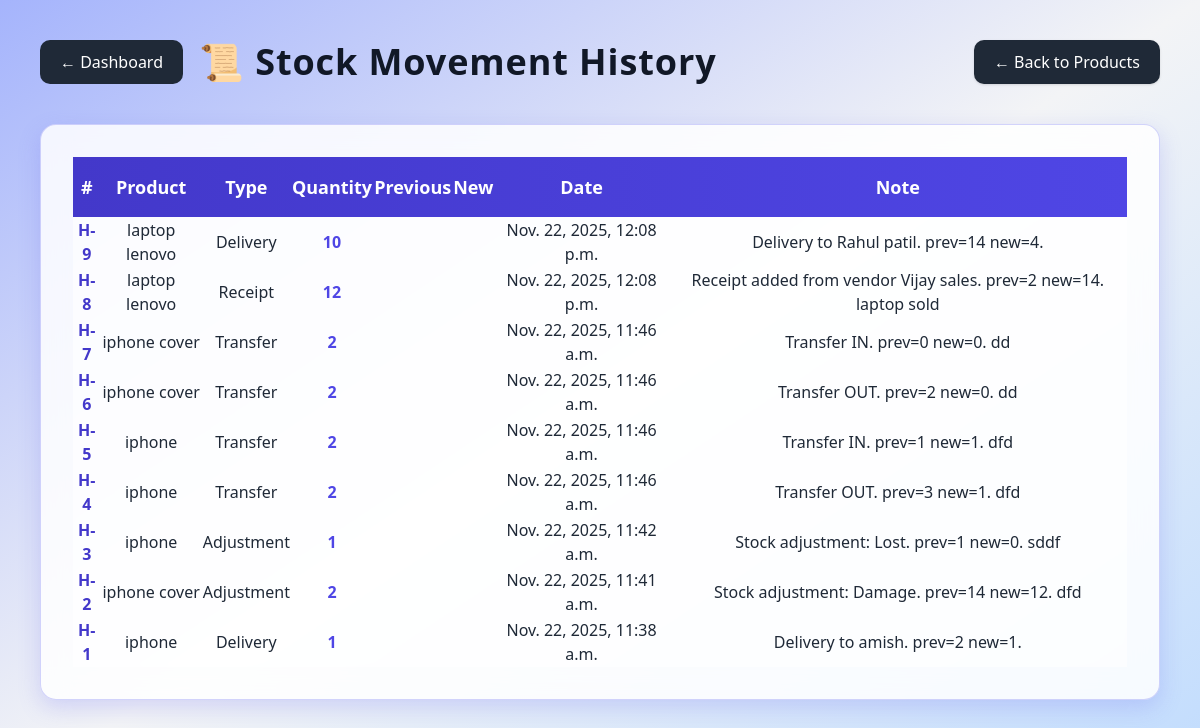
The app's page /products/history/, older data.
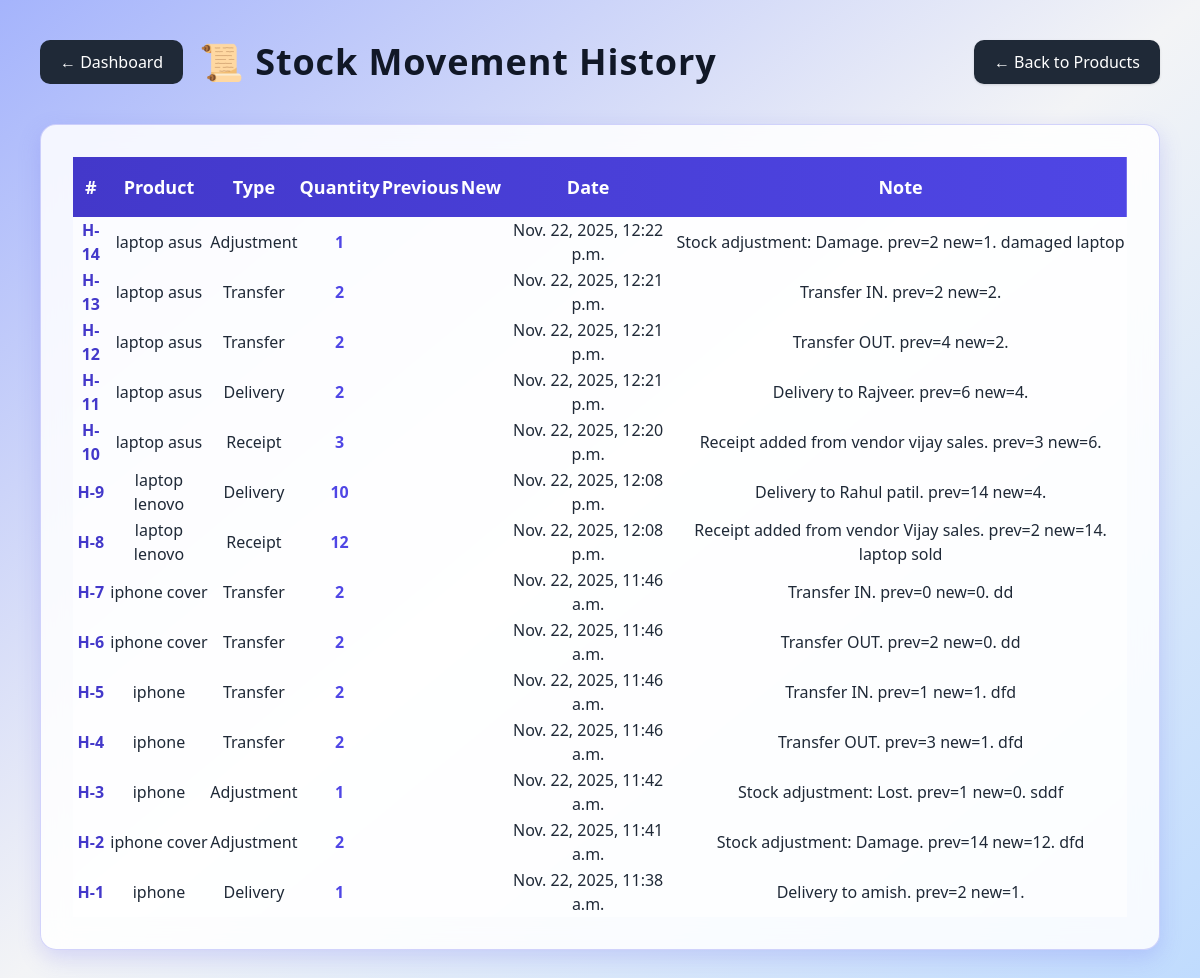
The same page, newer data.
### products/models.py (models this page shows, shortened)
class MovementHistory(models.Model):
    MOVEMENT_TYPES = [
        ("Receipt", "Receipt"),
        ("Delivery", "Delivery"),
        ("Adjustment", "Adjustment"),
        ("Transfer", "Transfer"),
    ]
    product = models.ForeignKey(Product, on_delete=models.CASCADE)
    movement_type = models.CharField(max_length=20, choices=MOVEMENT_TYPES)
    quantity = models.IntegerField()
    source = models.CharField(max_length=100, blank=True, null=True)
    destination = models.CharField(max_length=100, blank=True, null=True)
    note = models.TextField(blank=True, null=True)
    date = models.DateTimeField(default=timezone.now)

class Product(models.Model):
    name = models.CharField(max_length=200)
    sku = models.CharField(max_length=100)
    category = models.CharField(max_length=100)
    unit = models.CharField(max_length=50)
    stock = models.IntegerField()
    description = models.TextField(blank=True, null=True)
    reorder_level = models.IntegerField(default=0)

### products/views.py (the view)
# urls.py: path('history/', views.movement_history, name='movement_history'),
def movement_history(request):
    history = MovementHistory.objects.all().order_by('-date')
    return render(request, "products/move_history.html", {"history": history})

### templates/products/move_history.html (shortened to what this page needs)
<!DOCTYPE html>
<html lang="en">
<head>
    <script src="https://cdn.tailwindcss.com"></script>
</head>
<body class="bg-gradient-to-br from-indigo-300 via-gray-100 to-blue-200 min-h-screen p-10">
    <div class="flex justify-between items-center mb-10">
        <div class="flex items-center">
            {% if request.user.is_authenticated %}
            <a href="{% url 'dashboard' %}" class="btn-back mr-4">← Dashboard</a>
            {% else %}
            <a href="{% url 'login' %}?next={% url 'dashboard' %}" class="btn-back mr-4">← Dashboard</a>
            {% endif %}
            <h1 class="text-4xl font-extrabold text-gray-900 tracking-wide">
                📜 Stock Movement History
            </h1>
        </div>
        <a href="{% url 'products:product_list' %}" class="btn-back shadow">
            ← Back to Products
        </a>
    </div>
    <div class="max-w-6xl mx-auto glass-card p-8 overflow-x-auto">
        <table class="w-full text-center text-gray-800">
            <thead class="text-lg table-head rounded-md">
                <tr>
                    <th class="py-4">#</th>
                    <th>Product</th>
                    <th>Type</th>
                    <th>Quantity</th>
                    <th>Previous</th>
                    <th>New</th>
                    <th>Date</th>
                    <th>Note</th>
                </tr>
            </thead>
            <tbody>
                {% for m in history %}
                <tr class="row-hover bg-white/60 rounded-xl">
                    <td class="font-semibold text-indigo-700">H-{{ m.id }}</td>
                    <td>{{ m.product.name }}</td>
                    <td>{{ m.movement_type }}</td>
                    <td class="font-bold text-indigo-600">{{ m.quantity }}</td>
                    <td>{{ m.previous_stock }}</td>
                    <td class="font-bold">{{ m.new_stock }}</td>
                    <td>{{ m.date }}</td>
                    <td>{{ m.note|default:"—" }}</td>
                </tr>
                {% endfor %}
            </tbody>
        </table>
    </div>
</body>
</html>

### templates/products/move_history.html (style rules this page uses)
body { animation: fadeIn .6s ease-out; }
.glass-card { background: rgba(255, 255, 255, .85); backdrop-filter: blur(14px); border-radius: 16px; border: 1px solid rgba(99, 102, 241, 0.28); box-shadow: 0 8px 22px rgba(99, 102, 241, 0.22); transition: .25s ease; }
.row-hover { transition: .25s ease; }
.table-head { background: linear-gradient(90deg, #4338ca, #4f46e5); color: white; }
.btn-back { background: #1f2937; padding: 10px 20px; color: white; border-radius: 10px; transition: .25s ease; }

Row changes from the older to the newer data that the page shows:
added MovementHistory: id "14", product.name "laptop asus", movement_type "Adjustment", quantity "1", date "Nov. 22, 2025, 12:22 p.m.", note "Stock adjustment: Damage. prev=2 new=1. damaged laptop"
added MovementHistory: id "13", product.name "laptop asus", movement_type "Transfer", quantity "2", date "Nov. 22, 2025, 12:21 p.m.", note "Transfer IN. prev=2 new=2."
added MovementHistory: id "12", product.name "laptop asus", movement_type "Transfer", quantity "2", date "Nov. 22, 2025, 12:21 p.m.", note "Transfer OUT. prev=4 new=2."
added MovementHistory: id "11", product.name "laptop asus", movement_type "Delivery", quantity "2", date "Nov. 22, 2025, 12:21 p.m.", note "Delivery to Rajveer. prev=6 new=4."
added MovementHistory: id "10", product.name "laptop asus", movement_type "Receipt", quantity "3", date "Nov. 22, 2025, 12:20 p.m.", note "Receipt added from vendor vijay sales. prev=3 new=6."
